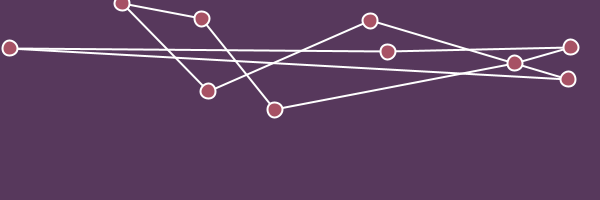
Frame 1 (no input)
Frame 60 (the mouse pressed at the canvas centre just before this capture): identical to frame 1, image omitted
Frame 120 (the mouse held since frame 60 and released just before this capture): identical to frame 1, image omitted

The Processing sketch that drew this single still picture (run headless with seeded random() and noise(); from frame 60 on, the mouse is pressed at the canvas centre):

// Processing sketch: processing_181118
// ── processing_181118.pde

/* Kurzanleitung Arrays */

/**
 * 1. Schritt: Array-Variable definieren: 
 * datentyp[] arrayName = null;
 */

/**
 * 2. Schritt: Array initalisieren, d. h. Festlegung der Arraygroesse (= wie viele Inhalte kann das Array aufnehmen): 
 * arrayName = new datentyp[arraygroesse]; 
 */

/**
 * 3. Schritt: Arrayeintraege mit Inhalt fuellen
 * arrayName[index] = inhalt; 
 */
 
/**
 * 4. Schritt: Arrayeintraege auslesen
 * datentyp temp = arrayName[index]; 
 */
 
/**
 * Laenge eines Arrays abfragen:
 * int groesse = arrayName.length;
 */

/**
 * Erster Arrayeintrag:
 * datentyp erster = arrayName[0];
 * Letzter Arrayeintrag:
 * datentyp letzer = arrayName[arrayName.length - 1];
 */

/* 1. Array Variablen definieren */
float[] posX = null;
float[] posY = null;

void setup() {
  size(600, 200);
  smooth();
  /* 2. Arrays initalisieren */
  initalizeArrays();
  
  /* 3. Arrayeintraege befuellen */
  writeValuesToArray();
}

void draw() {
  background(#57385c);
  
  /* Arrayeintraege auslesen */
  drawLines();
  drawDots();
}

void drawLines() {
  stroke (255);
  strokeWeight (2); 
  int i = 0;
  while (i < posX.length-1) {
    line(posX[i], posY[i], posX[i+1], posY[i+1]);
    i = i + 1;
  }
  line(posX[posX.length - 1], posY[posY.length - 1], posX[0], posY[0]);
}

void drawDots() {
  float d = 15;
  stroke (255);
  strokeWeight (2); 
  fill (#A75265);
  int i = 0;
  while (i < posX.length) {
    ellipse(posX[i], posY[i], d, d);
    i = i + 1;
  }
}

void initalizeArrays() {
  posX = new float[10];
  posY = new float[10];
}

void writeValuesToArray() {
  int i = 0;
  while (i < posX.length) {
    posX[i] = random(0, width);
    posY[i] = random(0, height);
    i = i + 1;
  }
}

void mouseReleased() {
  writeValuesToArray();
}
